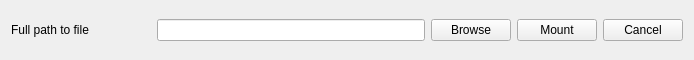
<?xml version="1.0" encoding="UTF-8"?>
<ui version="4.0">
 <class>MountSpecificFile</class>
 <widget class="QDialog" name="MountSpecificFile">
  <property name="geometry">
   <rect>
    <x>0</x>
    <y>0</y>
    <width>694</width>
    <height>60</height>
   </rect>
  </property>
  <property name="windowTitle">
   <string>Mount Specific image file at any location.</string>
  </property>
  <layout class="QVBoxLayout" name="verticalLayout">
   <item>
    <layout class="QHBoxLayout" name="horizontalLayout_3">
     <item>
      <widget class="QLabel" name="label_6">
       <property name="sizePolicy">
        <sizepolicy hsizetype="Maximum" vsizetype="Preferred">
         <horstretch>0</horstretch>
         <verstretch>0</verstretch>
        </sizepolicy>
       </property>
       <property name="minimumSize">
        <size>
         <width>140</width>
         <height>0</height>
        </size>
       </property>
       <property name="text">
        <string>Full path to file</string>
       </property>
      </widget>
     </item>
     <item>
      <widget class="QLineEdit" name="singleImageName">
       <property name="sizePolicy">
        <sizepolicy hsizetype="Expanding" vsizetype="Fixed">
         <horstretch>0</horstretch>
         <verstretch>0</verstretch>
        </sizepolicy>
       </property>
       <property name="minimumSize">
        <size>
         <width>0</width>
         <height>0</height>
        </size>
       </property>
      </widget>
     </item>
     <item>
      <widget class="QPushButton" name="browseSingle">
       <property name="sizePolicy">
        <sizepolicy hsizetype="Maximum" vsizetype="Fixed">
         <horstretch>0</horstretch>
         <verstretch>0</verstretch>
        </sizepolicy>
       </property>
       <property name="text">
        <string>Browse</string>
       </property>
       <property name="icon">
        <iconset resource="resources.qrc">
         <normaloff>:/icons/icons/browse.png</normaloff>:/icons/icons/browse.png</iconset>
       </property>
       <property name="iconSize">
        <size>
         <width>32</width>
         <height>32</height>
        </size>
       </property>
       <property name="autoDefault">
        <bool>false</bool>
       </property>
      </widget>
     </item>
     <item>
      <widget class="QPushButton" name="mountSingle">
       <property name="sizePolicy">
        <sizepolicy hsizetype="Maximum" vsizetype="Fixed">
         <horstretch>0</horstretch>
         <verstretch>0</verstretch>
        </sizepolicy>
       </property>
       <property name="text">
        <string>Mount</string>
       </property>
       <property name="icon">
        <iconset resource="resources.qrc">
         <normaloff>:/icons/icons/floppy_mount.png</normaloff>:/icons/icons/floppy_mount.png</iconset>
       </property>
       <property name="iconSize">
        <size>
         <width>32</width>
         <height>32</height>
        </size>
       </property>
       <property name="autoDefault">
        <bool>false</bool>
       </property>
      </widget>
     </item>
     <item>
      <widget class="QPushButton" name="cancel">
       <property name="text">
        <string>Cancel</string>
       </property>
       <property name="icon">
        <iconset resource="resources.qrc">
         <normaloff>:/icons/icons/cancel.png</normaloff>:/icons/icons/cancel.png</iconset>
       </property>
       <property name="iconSize">
        <size>
         <width>32</width>
         <height>32</height>
        </size>
       </property>
       <property name="autoDefault">
        <bool>false</bool>
       </property>
      </widget>
     </item>
    </layout>
   </item>
  </layout>
 </widget>
 <resources>
  <include location="resources.qrc"/>
 </resources>
 <connections/>
</ui>
